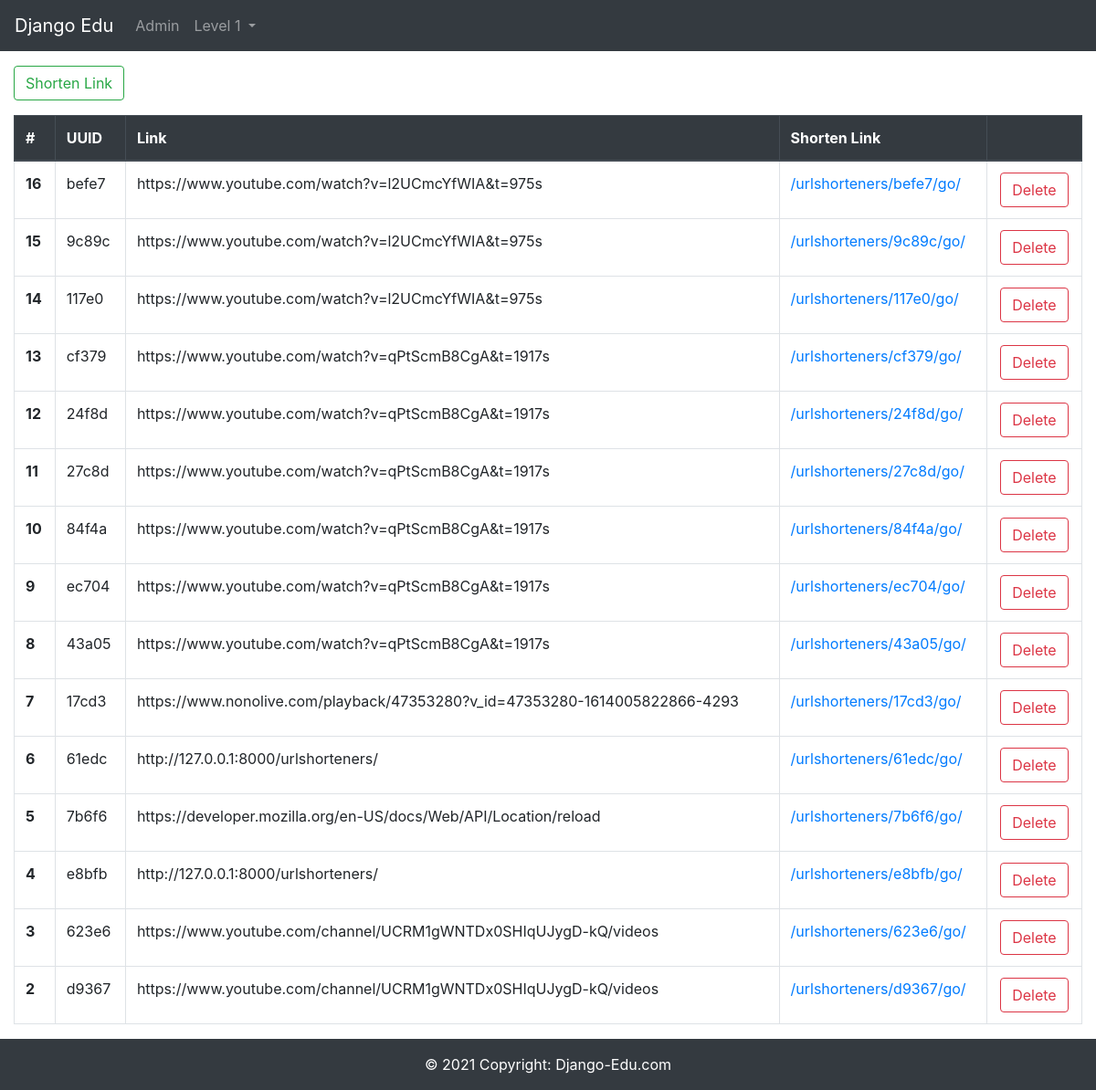
The app's page /urlshorteners/, older data.
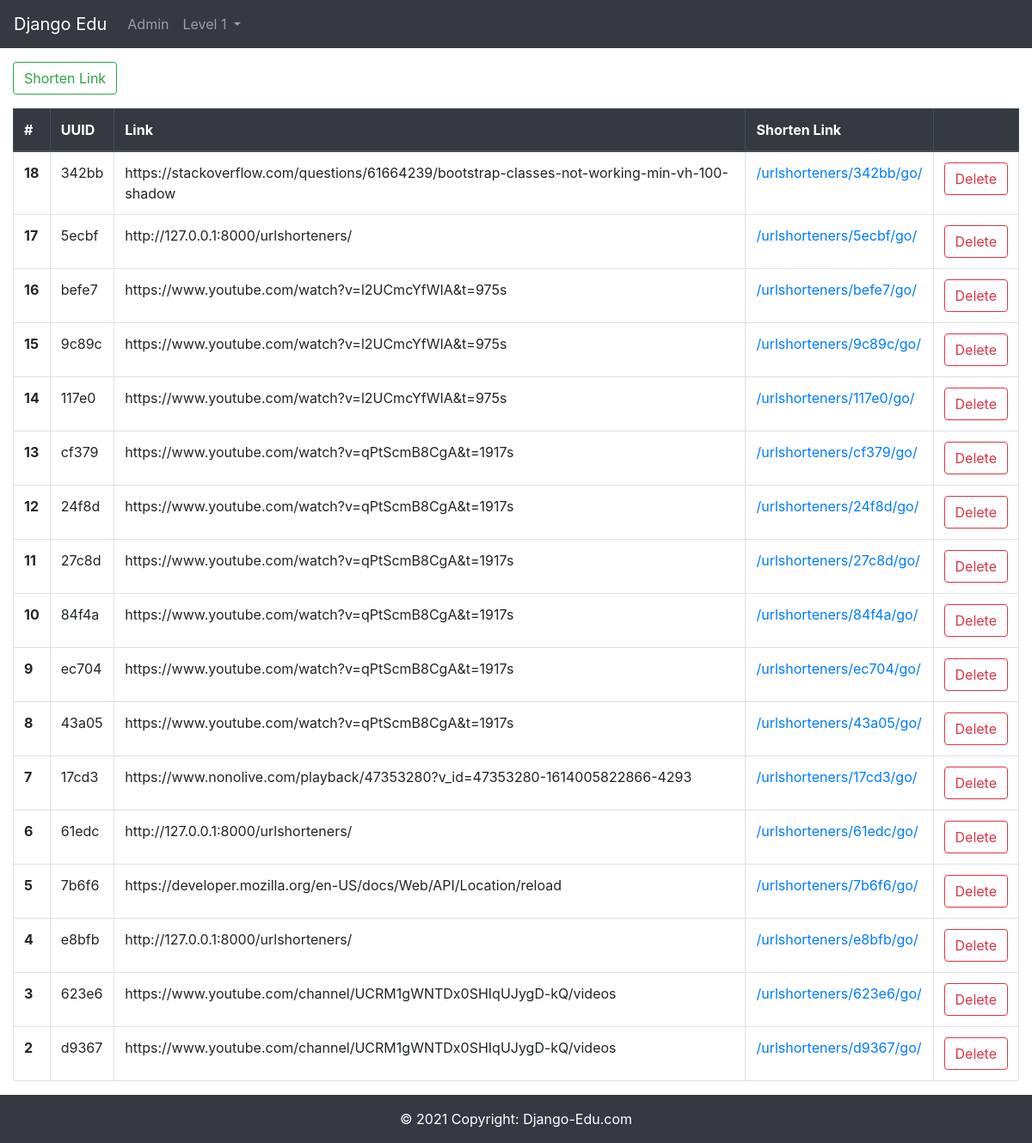
The same page, newer data.
### urlshorteners/models.py (models this page shows, shortened)
class Url(models.Model):
    uuid = models.CharField(max_length=10)
    link = models.CharField(max_length=255)

### urlshorteners/views.py (the view)
# urls.py: path('', views.index, name='index'),
def index(request):
    return render(request, 'urlshorteners/index.html',  {
        'urls': Url.objects.all().order_by('id').reverse(),
    })

### urlshorteners/templates/urlshorteners/index.html (shortened to what this page needs)
{% extends 'layouts/base.html' %}
{% block content %}
<div class="container-fluid">
  <button
    type="button"
    class="btn btn-outline-success"
    data-toggle="modal"
    data-target="#modal-shorten-link"
  >
    Shorten Link
  </button>
  <div class="table-responsive">
    <table class="table table-bordered table-hover mt-3">
      <thead class="thead-dark">
        <tr>
          <th scope="col">#</th>
          <th scope="col">UUID</th>
          <th scope="col">Link</th>
          <th scope="col">Shorten Link</th>
          <th scope="col"></th>
        </tr>
      </thead>
      <tbody>
        {% for url in urls %}
        <tr>
          <th scope="row">{{ url.id }}</th>
          <td>{{ url.uuid }}</td>
          <td>{{ url.link }}</td>
          <td>
            <a
              href="{% url 'urlshorteners:go' url.uuid %}"
              target="_blank"
              rel="noopener noreferrer"
              >{% url 'urlshorteners:go' url.uuid %}</a
            >
          </td>
          <td class="text-center">
            <button
              type="button"
              class="btn btn-outline-danger btn-delete-shorten-link"
              data-url-id="{{ url.id }}"
            >
              Delete
            </button>
          </td>
        </tr>
        {% endfor %}
      </tbody>
    </table>
  </div>
</div>
{% endblock content %}

Row changes from the older to the newer data that the page shows:
added Url: id "18", uuid "342bb", link "https://stackoverflow.com/questions/61664239/bootstrap-classes-not-working-min-vh-100-shadow", uuid "/urlshorteners/342bb/go/"
added Url: id "17", uuid "5ecbf", link "http://127.0.0.1:8000/urlshorteners/", uuid "/urlshorteners/5ecbf/go/"
